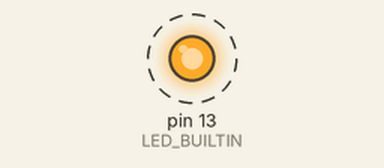
A sketch run on a simulated Arduino Uno, built with avr-gcc and run on an emulated ATmega328P. Parts: output pins drawn as LEDs (lit = HIGH). Dashed ring = blinking. What the sketch prints to the serial monitor is not drawn.

Above: at 0.5 s.
Timing chart, 0 to 3.0 s (numbered marks = the images above):
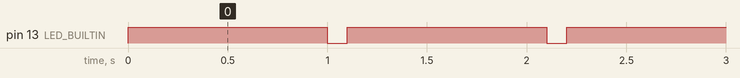

The sketch:

Blink_and_print.ino
```cpp
/*
  This example shows how to write to the STLink 2.1 Virtual Com Port, which must have Rx and Tx connected from the
  STLink 2.1 to the TX1 (A9) and RX1 (A10) respectively.
  The Arduino IDE code Serial.begin(9600); appears to configure UART1 i.e. TX1 and RX1 and ignores UARTS2 & 3.
  A diagram for connecting an STLink 2.1 to a "Blue Pill" module is at the following location:
  E:\Cloud Storage\Dropbox\Personal\Electronics\MCUs & Peripherals\ARM\STM Microelectronics\ST-Link debugger hardware\V2.1\ST-Link to target wiring.tif

  Don't confuse Serial.write() with Serial.print()!
  Serial.write() writes binary data to the serial port.
  This data is sent as a byte or series of bytes; to send the characters representing the digits of a number use the print() function instead.
*/
int x;

void setup() {
  // initialize digital pin LED_BUILTIN as an output.
  pinMode(LED_BUILTIN, OUTPUT);
  Serial.begin(9600);
}

void loop() {

  for (int x = 0; x < 64; x++) {  // only part of the ASCII chart, change to suit
    // print it out in many formats:
    Serial.print(x);       // print as an ASCII-encoded decimal - same as "DEC"
    Serial.print("\t\t");  // prints two tabs to accomodate the label lenght

    Serial.print(x, DEC);  // print as an ASCII-encoded decimal
    Serial.print("\t");    // prints a tab

    Serial.print(x, HEX);  // print as an ASCII-encoded hexadecimal
    Serial.print("\t");    // prints a tab

    Serial.print(x, OCT);  // print as an ASCII-encoded octal
    Serial.print("\t");    // prints a tab

    Serial.println(x, BIN);  // print as an ASCII-encoded binary
    // then adds the carriage return with "println"

    digitalWrite(LED_BUILTIN, HIGH);  // turn the LED off (HIGH is the voltage level)
    delay(1000);                      // wait for a second
    digitalWrite(LED_BUILTIN, LOW);   // turn the LED on by making the voltage LOW
    delay(100);                       // wait for a second
  }
  Serial.println();  // prints another carriage return
}
```

Measured:
- by itself, pin 13 (LED_BUILTIN): alternates HIGH for 1.0 s and LOW for 0.10 s
